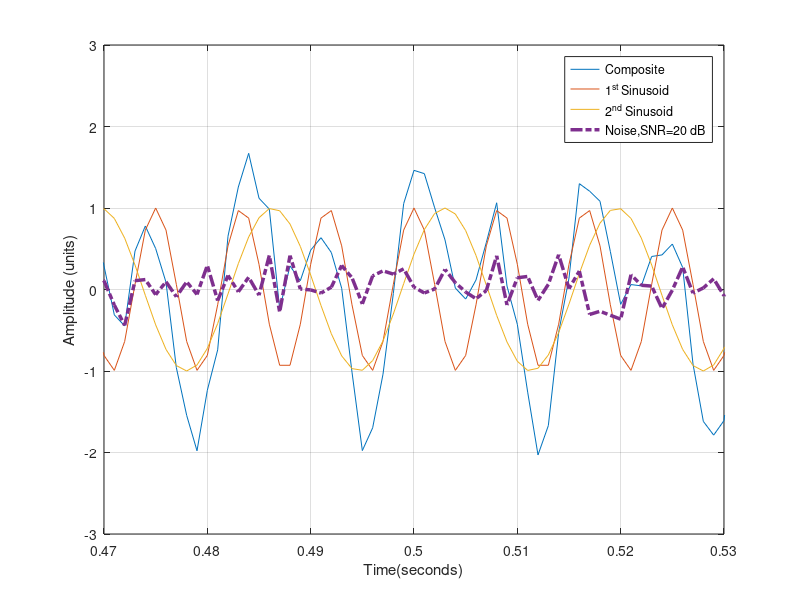

This figure's MATLAB source: (Note: this script raises an error after producing the figure.)
clear all;
close all;
clc;
% 
% %----------------------------Few Initializations-----------------------%
% T = 0.001;
% a = 0;
% b = 1;
% t= [a:T:b];
% linewidth = 2.5;
% %----------------------------------------------------------------------%
% 
% %---------------------Preparing the signal with 2 sinusoids---------------%
% N = length(t);
% Y = zeros(1,N);
% FirstFrequencySignal = zeros(1,N);
% SecondFrequencySignal = zeros(1,N);
% changingfreqs = zeros(2,N);
% A1 = 1;(4/pi);
% phi1 = pi/3;
% A2 = 1;(4/pi);
% phi2 = pi/7;
% 
% for i =1:length(t)
%     if (t(i) <= .33)
%         changingfreqs(1,i)  = 72;
%         changingfreqs(2,i)  = 130;
%     end
%     if (t(i) > .33 && t(i) <= .66)
%         changingfreqs(1,i)  = 57;
%         changingfreqs(2,i)  = 150;
%     end
%     if (t(i) > .66)
%         changingfreqs(1,i)  = 80;
%         changingfreqs(2,i)  = 140;
%     end
%     %-------Make it static
%     changingfreqs(1,i) = 60;
%     changingfreqs(2,i)  = 120;
%     FirstFrequencySignal(i) =  A1 * sin (2*pi*changingfreqs(1,i)*t(i)+ phi1);
%     SecondFrequencySignal(i) =  A2 * sin (2*pi*changingfreqs(2,i)*t(i)+ phi2);
%     Y(i) = FirstFrequencySignal(i) + SecondFrequencySignal(i) ;
% %     + A1 * sin (2*pi*170*t(i)+ phi1)+ A1 * sin (2*pi*260*t(i)+ phi1)+ A1 * sin (2*pi*359*t(i)+ phi1); % Composite Excitation Signal
% end
% 
% SNRdB = 0;
% noise = - 2*A1 + awgn(zeros(size(t))+2*A1,SNRdB,'measured');
% Y =Y + noise;   % infecting the signal with additive noise
% figure,plot(t, Y, t,FirstFrequencySignal, t,SecondFrequencySignal,t, noise, '-.', 'LineWidth', linewidth)
% axis([0.5-.03 0.5+.03 -3  3])
% ylabel ('Amplitude (units)')
% xlabel('Time(seconds)')
% noise = strcat('Noise,SNR=', num2str(SNRdB), ' dB')
% legend('Composite','1^{st} Sinusoid','2^{nd} Sinusoid',noise)
% grid on
% %------------------------------------------------------------------------%
% 
% %---------------------------- ANF parameters -----------------------------%
% gamma = 0.001;
% xi  = .15;
% %------------------------------------------------------------------------%
% 
% initialFreq1 =  2*pi*66;
% initialFreq2 =  2*pi*132;
% 
% %----------------------------------Cascade Configuration Special------------------%
% NewY = Y;
% 
% % [X1, X2,X3] = Special4thOderBP_NonUniform4thOrderANFFixedBlock (NewY, t, initialFreq1, gamma, xi, initialFreq1, xi+.5) 
% % 
% % % [X1, X2,X3] = SpecialBP_NonUniform4thOrderANFFixedBlock (NewY, t, initialFreq1, gamma, xi, initialFreq1, xi+.2,  0);
% % 
% % % [X1, X2,X3]= NonUniform4thOrderANFFixedBlock(NewY, t, initialFreq1, gamma, xi);
% % % NewY = Y - 2*xi*X2./X3;                                   % Cascaded
% % [X21, X22,X23]= Special4thOderBP_NonUniform4thOrderANFFixedBlock (NewY, t, initialFreq2, gamma, xi, initialFreq2, xi+.5) 
% % 
% % % [X21, X22,X23]= SpecialBP_NonUniform4thOrderANFFixedBlock (NewY, t, initialFreq2, gamma, xi, initialFreq2, xi+.2,  0); 
% % % NonUniform4thOrderANFFixedBlock(NewY, t, initialFreq2, gamma, xi);
% % 
% % figure, plot(t, changingfreqs(1,:),t, changingfreqs(2,:),  t,X3/(2*pi), '-.k', t,X23/(2*pi), '-.r', 'LineWidth', linewidth)
% % axis([a b 50 170])
% % %  title ('Band Pass Special combo')
% % Ax = legend('True 1^{st} Freq','True 2^{nd} Freq','Estimate 1','Estimate 2' )
% % Ax.FontSize = 14;
% % ylabel('Frequency (Hz)')
% % xlabel('Time (seconds)')
% % grid on 
%   
% %----------------------------------Cascade Configuration------------------%
% NewY = Y;
% [X1, X2,X3]= NonUniform4thOrderANFFixedBlock(NewY, t, initialFreq1, gamma, xi);
% NewY = Y - 2*xi*X2./X3;                                    % Cascaded
% [X21, X22,X23]= NonUniform4thOrderANFFixedBlock(NewY, t, initialFreq2, gamma, xi);
% 
% figure, plot(t, changingfreqs(1,:),t, changingfreqs(2,:),  t,X3/(2*pi), '-.k', t,X23/(2*pi), '-.r', 'LineWidth', linewidth)
% axis([a b 50 170])
% %  title ('Cascade Configuration') 
% Ax = legend('True 1^{st} Freq','True 2^{nd} Freq','Estimate 1','Estimate 2' )
% Ax.FontSize = 14;
% ylabel('Frequency (Hz)')
% xlabel('Time (seconds)')
% grid on
% 
% %-------------------------------------------------------------------------%
%  
% %------------------------Parallel Configuration---------------------------%
% % NewY = Y;
% % [X1, X2,X3]= NonUniform4thOrderANFFixedBlock(NewY, t, initialFreq1, gamma, xi);
% % NewY = Y;                                              % Identical Input
% % [X21, X22,X23]= NonUniform4thOrderANFFixedBlock(NewY, t, initialFreq2, gamma, xi);
% % 
% % figure, plot(t, changingfreqs(1,:),t, changingfreqs(2,:),  t,X3/(2*pi), '-.k', t,X23/(2*pi), '-.r', 'LineWidth', linewidth+.3)
% % axis([a b 50 200])
% %  title ('Parallel Configuration')
% % legend('True 1^{st} Freq','True 2^{nd} Freq','Estimate 1','Estimate 2' )
% % ylabel('Frequency (Hz)')
% % xlabel('Time (seconds)') 
% % grid on
% %-------------------------------------------------------------------------%
% 
% %----------------------Prefiltered Configuration -------------------------%
% 
% r = 0.94;
% omega0 = initialFreq1*T;                  % Computing Notch at specific Freqs
% b1 = [1 -2*cos(omega0) 1];
% a1 = [1 -2*r*cos(omega0) r^2];
% NewY= filter(b1-a1,a1,Y);                           % Prefiltering
% 
% [X1, X2,X3]= NonUniform4thOrderANFFixedBlock(NewY, t, initialFreq1, gamma, xi);
% 
% r = 0.95;
% omega0 = initialFreq2*T;                  % Computing Notch at specific Freqs
% b2 = [1 -2*cos(omega0) 1];
% a2 = [1 -2*r*cos(omega0) r^2];
% NewY= filter(b2-a2,a2,Y);                           % Prefiltering
% [X21, X22,X23]= NonUniform4thOrderANFFixedBlock(NewY, t, initialFreq2, gamma, xi);
% 
% 
% h = fvtool (b1-a1,a1,b2-a2,a2, 'Fs', 1/T);
% set(h,'DesignMask','off'); % Turn off design mask
% hchildren = get(h,'children');
% haxes = hchildren(strcmpi(get(hchildren,'type'),'axes'));
% hline = get(haxes,'children');
% set(hline,'linewidth',linewidth)
% str1 = strcat('Bandpass, f_1 = ', num2str(initialFreq1/(2*pi)), 'Hz');
% str2 = strcat('Bandpass, f_2 = ', num2str(initialFreq2/(2*pi)), 'Hz');
% legend (str1,str2)
% 
% 
% figure, plot(t, changingfreqs(1,:),t, changingfreqs(2,:),  t,X3/(2*pi), '-.k', t,X23/(2*pi), '-.r', 'LineWidth', linewidth)
% axis([a b 50 200])
%  title ('Prefiltered Configuration')
% legend('True 1st Freq','True 2nd Freq','Estimate 1','Estimate 2' )
% ylabel('Frequency (Hz)')
% xlabel('Time (seconds)')
% grid on
% %-------------------------------------------------------------------------%
% 





%%        Previous Version

%----------------------------Few Initializations-----------------------%
T = 0.001;
a = 0;
b = 1;
t= [a:T:b];
linewidth = 2.5;
%----------------------------------------------------------------------%

%---------------------Preparing the signal with 2 sinusoids---------------%
Y = zeros(size(t));
FirstFrequencySignal = zeros(size(t));
SecondFrequencySignal = zeros(size(t));
changingfreqs = zeros(2,length(t));
A1 = 1; %(4/pi);
phi1 = pi/3;
phi1=pi/2;
A2 = 1;2; %(4/pi);
phi2 = pi/7;
% 
% for i =1:length(t)
%     if (t(i) <= .33)
%         changingfreqs(1,i)  = 72;
%         changingfreqs(2,i)  = 130;
%     end
%     if (t(i) > .33 && t(i) <= .66)
%         changingfreqs(1,i)  = 57;
%         changingfreqs(2,i)  = 150;
%     end
%     if (t(i) > .66)
%         changingfreqs(1,i)  = 80;
%         changingfreqs(2,i)  = 140;
%     end
%     FirstFrequencySignal(i) =  A1 * sin (2*pi*changingfreqs(1,i)*t(i)+ phi1);
%     SecondFrequencySignal(i) =  A2 * sin (2*pi*changingfreqs(2,i)*t(i)+ phi2);
%     Y(i) = FirstFrequencySignal(i) + SecondFrequencySignal(i); % Composite Excitation Signal
% end


for i =1:length(t)
    if (t(i) <= .33)
        changingfreqs(1,i)  = 120;
        changingfreqs(2,i)  = 60;
    end
    if (t(i) > .33 && t(i) <= .66)
        changingfreqs(1,i)  = 120;
        changingfreqs(2,i)  = 60;
    end
    if (t(i) > .66)
        changingfreqs(1,i)  = 120;
        changingfreqs(2,i)  = 60;
    end
    FirstFrequencySignal(i) =  A1 * sin (2*pi*changingfreqs(1,i)*t(i)+ phi1);
    SecondFrequencySignal(i) =  A2 * sin (2*pi*changingfreqs(2,i)*t(i)+ phi2);
    Y(i) = FirstFrequencySignal(i) + SecondFrequencySignal(i); % Composite Excitation Signal
end



SNRdB = 20;
noise = - 2 + awgn(zeros(size(t))+2,SNRdB,'measured');
Y =Y + noise;   % infecting the signal with additive noise
figure,plot(t, Y, t,FirstFrequencySignal, t,SecondFrequencySignal,t, noise, '-.', 'LineWidth', linewidth)
axis([0.5-.03 0.5+.03 -3  3])
ylabel ('Amplitude (units)')
xlabel('Time(seconds)')
noise = strcat('Noise,SNR=', num2str(SNRdB), ' dB')
legend('Composite','1^{st} Sinusoid','2^{nd} Sinusoid',noise)
grid on
%------------------------------------------------------------------------%

%---------------------------- ANF parameters -----------------------------%
% gamma = 0.05;
gamma=0.001
% xi  = .3;
xi=0.15
%------------------------------------------------------------------------%

initialFreq1 =  2*pi*56;
initialFreq2 =  2*pi*125;

%----------------------------------Cascade Configuration------------------%
NewY = Y;
[X1, X2,X3]= NonUniform4thOrderANFFixedBlock(NewY, t, initialFreq1, gamma, xi);
NewY = Y - 2*xi*X2./X3;                                   % Cascaded
[X21, X22,X23]= NonUniform4thOrderANFFixedBlock(NewY, t, initialFreq2, gamma, xi);

figure, plot(t, changingfreqs(1,:),t, changingfreqs(2,:),  t,X3/(2*pi), '-.k', t,X23/(2*pi), '-.r', 'LineWidth', linewidth)
axis([a b 50 150])
%title ('Cascade Configuration')
legend('1st true frequency','2nd true frequency','1st frequency estimate','2nd frequency estimation' )
%legend('True 1^{st} Freq','True 2^{nd} Freq','Estimate 1','Estimate 2' )
ylabel('Frequency (Hz)')
xlabel('Time (seconds)')
grid on

%-------------------------------------------------------------------------%

% %------------------------Parallel Configuration---------------------------%
% NewY = Y;
% [X1, X2,X3]= NonUniform4thOrderANFFixedBlock(NewY, t, initialFreq1, gamma, xi);
% NewY = Y;                                              % Identical Input
% [X21, X22,X23]= NonUniform4thOrderANFFixedBlock(NewY, t, initialFreq2, gamma, xi);
% 
% figure, plot(t, changingfreqs(1,:),t, changingfreqs(2,:),  t,X3/(2*pi), '-.k', t,X23/(2*pi), '-.r', 'LineWidth', linewidth+.3)
% %axis([a b 50 130])
% % title ('Parallel Configuration')
% legend('True 1^{st} Freq','True 2^{nd} Freq','Estimate 1','Estimate 2' )
% ylabel('Frequency (Hz)')
% xlabel('Time (seconds)')
% grid on
% %-------------------------------------------------------------------------%

%----------------------Prefiltered Configuration -------------------------%
r = 0.94;
omega0 = initialFreq1*T;                  % Computing Notch at specific Freqs
b1 = [1 -2*cos(omega0) 1];
a1 = [1 -2*r*cos(omega0) r^2];
NewY= filter(b1-a1,a1,Y);                           % Prefiltering
[Z1, Z2,Z3]= NonUniform4thOrderANFFixedBlock(NewY, t, initialFreq1, gamma, xi);

r = 0.93;
omega0 = initialFreq2*T;                  % Computing Notch at specific Freqs
b2 = [1 -2*cos(omega0) 1];
a2 = [1 -2*r*cos(omega0) r^2];
NewY= filter(b2-a2,a2,Y);                           % Prefiltering
[Z21, Z22,Z23]= NonUniform4thOrderANFFixedBlock(NewY, t, initialFreq2, gamma, xi);


h = fvtool (b1-a1,a1,b2-a2,a2, 'Fs', 1/T);
set(h,'DesignMask','off'); % Turn off design mask
hchildren = get(h,'children');
haxes = hchildren(strcmpi(get(hchildren,'type'),'axes'));
hline = get(haxes,'children');
set(hline,'linewidth',linewidth)
str1 = strcat('Bandpass, f_1 = ', num2str(initialFreq1/(2*pi)), 'Hz');
str2 = strcat('Bandpass, f_2 = ', num2str(initialFreq2/(2*pi)), 'Hz');
Ax = legend (str1,str2);
Ax.FontSize = 14;
 title ('(b)')

figure, plot(t, changingfreqs(1,:), 'g', t, changingfreqs(2,:), 'g',  t,X3/(2*pi), 'b', t,X23/(2*pi), 'b', t, Z3/(2*pi), '-.r', t,Z23/(2*pi), '-.r', 'LineWidth', linewidth) %, LineWidth'), %linewidth) %, linewidth)
title('(a)')
axis([a b 50 130])
% title ('Prefiltered Configuration')
Ax = legend('True 1^{st} Freq',' True 2^{nd} Freq','Cascade 1^{st} Freq Estimate','Cascade 2^{nd} Freq Estimate', 'Prefiltered 1^{st} Freq Estimate','Prefiltered 2^{nd} Freq Estimate' )
Ax.FontSize = 14;
ylabel('Frequency (Hz)')
xlabel('Time (seconds)')
grid on
%-------------------------------------------------------------------------%
